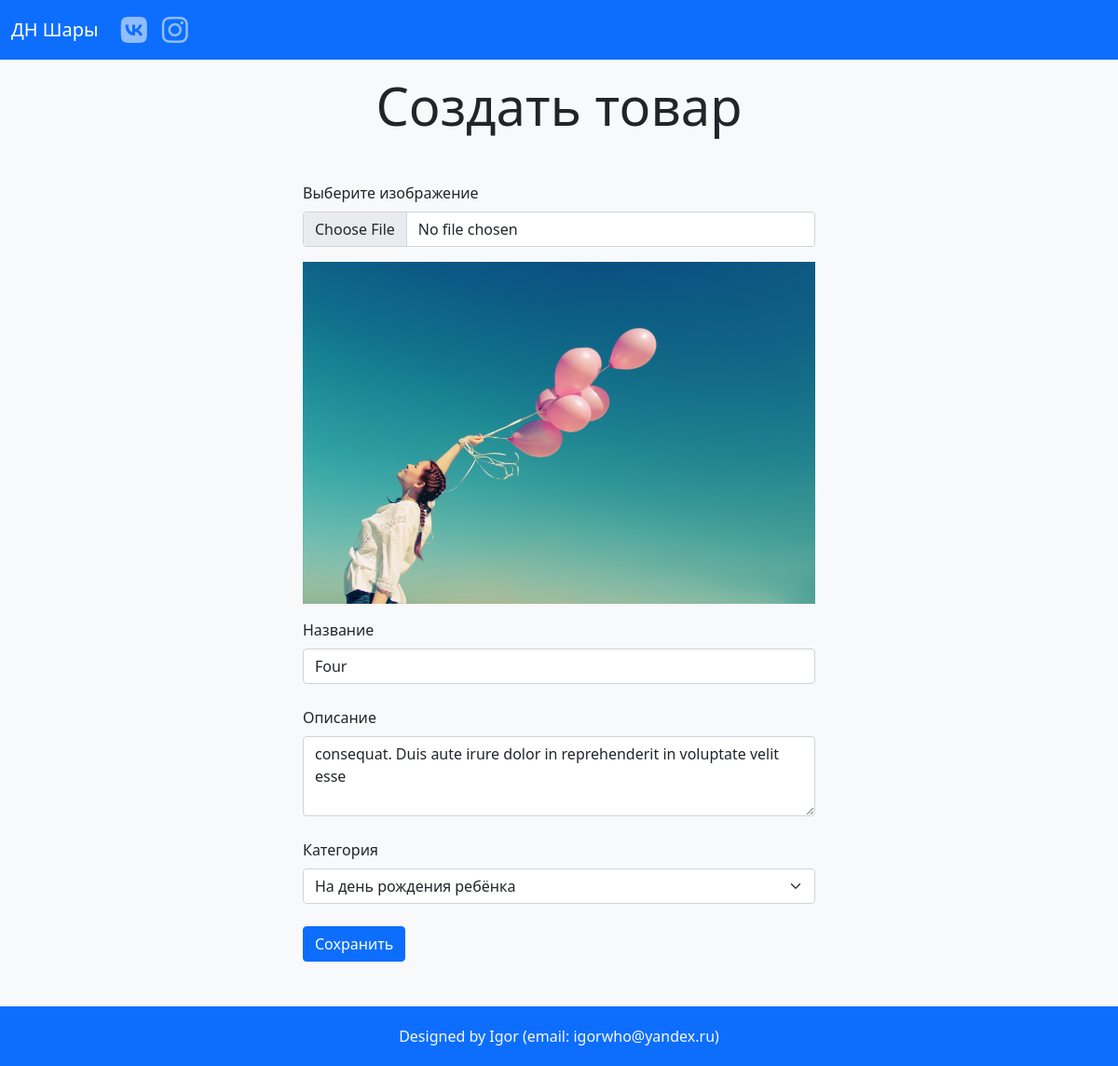
The app's page /product-form.php?id=4, older data.
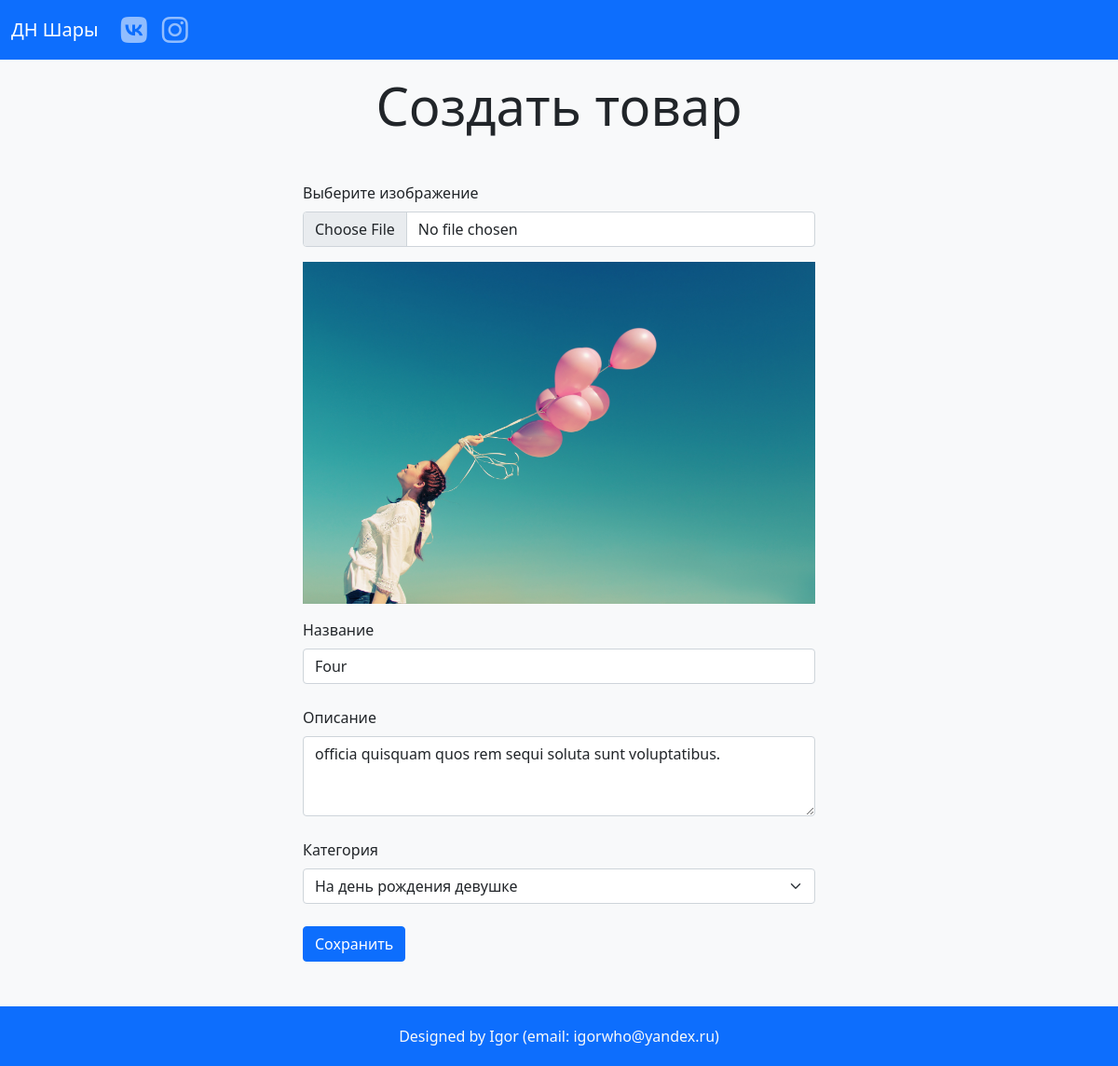
The same page, newer data.
### tables this page shows
CREATE TABLE `products` (
  `id` int(11) NOT NULL,
  `user_id` int(11) NOT NULL,
  `category_id` int(11) NOT NULL,
  `image_name` varchar(55) NOT NULL,
  `title` varchar(255) NOT NULL,
  `description` text NOT NULL,
  `price` int(11) DEFAULT NULL
);

CREATE TABLE `categories` (
  `id` int(11) NOT NULL,
  `name` varchar(255) NOT NULL
);

### config.php (called while the page is built)
<?php
$dns = 'mysql:host=localhost;dbname=balloons;charset=utf8';
$user = 'root';
$password = '';

### includes/classes/Model.php (called while the page is built, shortened)
<?php
class Model
{
    protected $tableName;
    private $pdo;
    public function __construct() {
        include __DIR__ . '/../../config.php';
        $this->pdo = new PDO($dns, $user, $password);
        $this->pdo->setAttribute(PDO::ATTR_ERRMODE, PDO::ERRMODE_EXCEPTION);
    }
    private function query($sql, $params = [])
    {
        $query = $this->pdo->prepare($sql);
        $query->execute($params);
        $query->setFetchMode(PDO::FETCH_CLASS, get_called_class());
        return $query;
    }
    public function get($column, $value)
    {
        $sql = "SELECT * FROM $this->tableName WHERE $column = :$column";
        $params = [":$column" => $value];
        $query = $this->query($sql, $params);
        return $query->fetch();
    }
    public function getAll($where = [], $params = [])
    {
        $sql = "SELECT * FROM $this->tableName";
        if (isset($params['order_by'])) {
            if ($params['order_by'][0] === '-') {
                $sql .= ' ORDER BY ' . substr($params['order_by'], 1) . ' DESC';
            } else {
                $sql .= ' ORDER BY ' . $params['order_by'] . ' ASC';
            }
        }
        $query = $this->query($sql, $where);
        return $query->fetchAll();
    }
}

### includes/classes/ProductModel.php (called while the page is built, shortened)
<?php
include_once 'Model.php';
class ProductModel extends Model
{
    public function getImageUrl()
    {
        $httpsOrHttp = isset($_SERVER['HTTPS']) && $_SERVER['HTTPS'] === 'on' ? 'https' : 'http';
        $host = $_SERVER['HTTP_HOST'];
        $url = "/images/$this->image_name";
        return $httpsOrHttp . '://' . $host . $url;
    }
}

### product-form.php (the view, shortened to what this page needs)
<?php
include 'header.php';
include 'includes/classes/ProductModel.php';
try {
    if (isset($_GET['id'])) {
        $product = (new ProductModel)->get('id', $_GET['id']);
    }
    $categories = (new CategoryModel)->getAll([], ['order_by' => 'id']);
} catch (PDOException $e) {
    displayDbError();
}
?>
<div class="product-form mx-auto">
    <h1 class="display-4 text-center mb-5">Создать товар</h1>
    <form action="includes/product-submit" method="post" enctype="multipart/form-data">
        <div class="mb-3">
            <label for="image" class="form-label">Выберите изображение</label>
            <input class="form-control <?= isset($_GET['error']) && substr($_GET['error'], 0, strlen('image-')) === 'image-' ? 'is-invalid' : '' ?>" type="file" id="image" name="image">
            <div class="mt-3">
                <img src="<?= isset($product) ? $product->getImageUrl() : '' ?>" alt="" id="image-preview" class="w-100">
            </div>
        </div>
        <div class="mb-4">
            <label for="title" class="form-label">Haзвание</label>
            <input type="text" class="form-control <?= isset($_GET['error']) && substr($_GET['error'], 0, strlen('title-')) === 'title-' ? 'is-invalid' : '' ?>" id="title" name="title" value="<?= $_GET['title'] ?? $product->title ?? '' ?>">
        </div>
        <div class="mb-4">
            <label for="description" class="form-label">Описание</label>
            <textarea class="form-control <?= isset($_GET['error']) && substr($_GET['error'], 0, strlen('description-')) === 'description-' ? 'is-invalid' : '' ?>" id="description" name="description" rows="3"><?= $_GET['description'] ?? $product->description ?? '' ?></textarea>
        </div>
        <div class="mb-4">
            <label for="category_id" class="form-label">Категория</label>
            <select class="form-select" id="category_id" name="category_id">
                <?php foreach ($categories as $category): ?>
                    <option
                        value="<?= $category->id ?>"
                        <?= isset($product->category_id) ? $product->category_id == $category->id ? 'selected' : '' : '' ?>
                    >
                        <?= $category->name ?>
                    </option>
                <?php endforeach; ?>
            </select>
        </div>
        <button type="submit" name="product-submit" class="btn btn-primary">Сохранить</button>
    </form>
</div>
<?php include 'footer.php' ?>

Row changes from the older to the newer data that the page shows:
changed products "Four": description "consequat. Duis aute irure dolor in reprehenderit in voluptate velit esse" → "officia quisquam quos rem sequi soluta sunt voluptatibus."; category_id "На день рождения ребёнка" → "На день рождения девушке"
